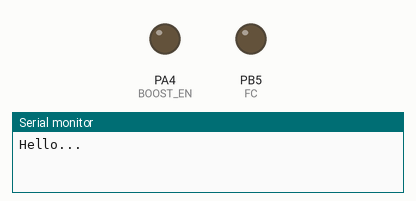
This sketch was run on a simulated STM32 Blue Pill. Parts: output pins drawn as LEDs (lit = HIGH), the last lines printed to the serial monitor. The local clock reads 2024-03-15 10:24:30 at power-on unless the sketch sets it; storage starts empty; random numbers use the default seed unless the sketch sets one; no MQTT or app messages arrive unless stated; pins used as bus, display or sensor lines are not drawn. At 37.1 s the program puts the board to deep sleep or switches it off; the recording ends there.

Above: at 0.1 s.
At 18.0 s:
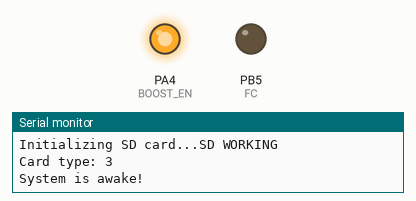
Timing chart, 0 to 35.6 s (numbered marks = the images above):
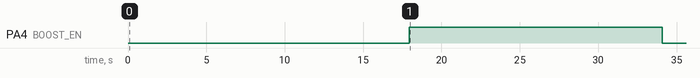

The sketch:

EC-M12-BC-C6-A_Connect_with_ThingsBoard.ino
```cpp
#include <STM32LowPower.h>
#include <ModbusMaster.h>
#include <Wire.h>
#include <Adafruit_ADS1X15.h>
#include "RTClib.h"
#include <SPI.h>
#include "SD.h"
#include <ArduinoJson.h>

#define TINY_GSM_MODEM_SIM7070

#define SerialMon Serial

#define GSM_AUTOBAUD_MIN 4800
#define GSM_AUTOBAUD_MAX 9600

// Define how you're planning to connect to the internet.
// This is only needed for this example, not in other code.
#define TINY_GSM_USE_GPRS true

#define GSM_PIN ""

const char* topic = "Values";
// Your GPRS credentials
const char apn[] = "dialogbb";
const char gprsUser[] = "";
const char gprsPass[] = "";

// ThingsBoard Cloud MQTT settings
const char* mqttServer = "mqtt.thingsboard.cloud";
const int mqttPort = 1883;
const char* accessToken = "4j75vwozt9cssfnqtxdv";  // Device token from ThingsBoard

#include <TinyGsmClient.h>
#include <PubSubClient.h>

// Just in case someone defined the wrong thing..
#if TINY_GSM_USE_GPRS && not defined TINY_GSM_MODEM_HAS_GPRS
#undef TINY_GSM_USE_GPRS
#undef TINY_GSM_USE_WIFI
#define TINY_GSM_USE_GPRS false
#define TINY_GSM_USE_WIFI true
#endif
#if TINY_GSM_USE_WIFI && not defined TINY_GSM_MODEM_HAS_WIFI
#undef TINY_GSM_USE_GPRS
#undef TINY_GSM_USE_WIFI
#define TINY_GSM_USE_GPRS true
#define TINY_GSM_USE_WIFI false
#endif


#define MAC_ADDRESS_SIZE 18 // Assuming MAC address is in format "XX:XX:XX:XX:XX:XX"
byte mac[6];

#define PUBLISH_INTERVAL 60000  // Publish interval in milliseconds (1 minute)


unsigned long lastPublishTime = 0;
unsigned long int mqtt_interval = 30000;

#ifdef DUMP_AT_COMMANDS
#include <StreamDebugger.h>
StreamDebugger debugger(Serial2, SerialMon);
TinyGsm modem(debugger);
#else
TinyGsm modem(Serial2);
#endif
TinyGsmClient client(modem);
PubSubClient mqtt(client);

uint32_t lastReconnectAttempt = 0;

#define RS485_RX PB7
#define RS485_TX PB6
#define FC PB5

#define SCL_PIN PA9
#define SDA_PIN PA10

#define GSM_POWER PC13
#define GSM_TX PA2
#define GSM_RX PA3

#define MISO_PIN PA6
#define MOSI_PIN PA7
#define SCLK_PIN PA5

#define BOOST_EN PA4

// SD Paramerters
#define SD_chipSelect PA0
Sd2Card card;
SdVolume volume;
SdFile root;

TwoWire Wire2(SDA_PIN, SCL_PIN);

//                      RX    TX
HardwareSerial Serial1(RS485_RX, RS485_TX);
HardwareSerial Serial2(GSM_RX, GSM_TX);

RTC_DS3231 rtc;
char daysOfTheWeek[7][12] = {"Sunday", "Monday", "Tuesday", "Wednesday", "Thursday", "Friday", "Saturday"};

Adafruit_ADS1115 ads1;
#define VOLTAGE_DIVIDER_RATIO 0.5
const float mA_Factor = 4.3115789 / 3269.826;

ModbusMaster node;

void preTransmission()
{
  digitalWrite(FC, 1);
}

void postTransmission()
{
  digitalWrite(FC, 0);
}

boolean mqttConnect() {
  SerialMon.print("Connecting to ThingsBoard MQTT... ");

  // Generate a random client ID
  String clientId = "STM32Client-" + String(random(0xFFFF), HEX);

  // Connect using access token as username and empty password
  if (mqtt.connect(clientId.c_str(), accessToken, "")) {
    SerialMon.println("connected!");
    return true;
  } else {
    SerialMon.print("failed, rc=");
    SerialMon.println(mqtt.state());
    return false;
  }
}


void setup() {
  Serial.begin(9600);
  pinMode(FC, OUTPUT);
  pinMode(GSM_POWER, OUTPUT);
  pinMode(BOOST_EN, OUTPUT);
  Serial.println("Hello...");
  delay(500);

  LowPower.begin();                   //Initiate low power mode

  Serial1.begin(9600);
  delay(100);
  Serial2.begin(9600);
  delay(100);

  node.begin(1, Serial1);                           //Slave ID as 1
  node.preTransmission(preTransmission);
  delay(10);
  node.postTransmission(postTransmission);


  SPI.begin();
  delay(1000);

  digitalWrite(GSM_POWER, HIGH);   // Set GSM_RESET pin HIGH to reset
  delay(200);                     // Hold reset for 200ms
  digitalWrite(GSM_POWER, LOW);  // Release reset
  delay(2000);

  SerialMon.println("Wait...");

  // Set GSM module baud rate
  TinyGsmAutoBaud(Serial2, GSM_AUTOBAUD_MIN, GSM_AUTOBAUD_MAX);
  delay(6000);

  SerialMon.println("Initializing modem...");
  modem.restart();

  String modemInfo = modem.getModemInfo();
  SerialMon.print("Modem Info: ");
  SerialMon.println(modemInfo);

#if TINY_GSM_USE_GPRS
  // Unlock your SIM card with a PIN if needed
  if (GSM_PIN && modem.getSimStatus() != 3) {
    modem.simUnlock(GSM_PIN);
  }
#endif

  SerialMon.print("Waiting for network...");
  if (!modem.waitForNetwork()) {
    SerialMon.println(" fail");
    delay(10000);
    return;
  }
  SerialMon.println(" success");

  if (modem.isNetworkConnected()) {
    SerialMon.println("Network connected");
  }

#if TINY_GSM_USE_GPRS
  SerialMon.print(F("Connecting to "));
  SerialMon.print(apn);
  if (!modem.gprsConnect(apn, gprsUser, gprsPass)) {
    SerialMon.println(" fail");
    delay(10000);
    return;
  }
  SerialMon.println(" success");

  if (modem.isGprsConnected()) {
    SerialMon.println("GPRS connected");
  }
#endif

  // MQTT Broker setup

  mqtt.setServer(mqttServer, mqttPort);
  mqtt.setKeepAlive(mqtt_interval / 1000);
  mqtt.setSocketTimeout(mqtt_interval / 1000);


  Wire2.begin();

  if (!ads1.begin(0x49)) {
    Serial.println("Failed to initialize ADS 1 .");
    while (1);
  }
  ads1.setGain(GAIN_ONE);  // 1x gain +/- 4.096V  (1 bit = 0.125mV)

  I2C_SCAN();
  delay(1000);

  RTC_Check();
  delay(1000);

  SD_CHECK();
  delay(1000);

}

void loop() {
  Serial.println("System is awake!");
  digitalWrite(BOOST_EN, HIGH);     // Enable RS485 / INA196 / Booster
  delay(5000);

  // Make sure we're still registered on the network
  if (!modem.isNetworkConnected()) {
    SerialMon.println("Network disconnected");
    if (!modem.waitForNetwork(180000L, true)) {
      SerialMon.println(" fail");
      delay(10000);
      return;
    }
    if (modem.isNetworkConnected()) {
      SerialMon.println("Network re-connected");
    }

#if TINY_GSM_USE_GPRS
    // and make sure GPRS/EPS is still connected
    if (!modem.isGprsConnected()) {
      SerialMon.println("GPRS disconnected!");
      SerialMon.print(F("Connecting to "));
      SerialMon.print(apn);
      if (!modem.gprsConnect(apn, gprsUser, gprsPass)) {
        SerialMon.println(" fail");
        delay(10000);
        return;
      }
      if (modem.isGprsConnected()) {
        SerialMon.println("GPRS reconnected");
      }
    }
#endif
  }

  if (!mqtt.connected()) {
    SerialMon.println("=== MQTT NOT CONNECTED ===");
    // Reconnect every 10 seconds
    uint32_t t = millis();
    if (t - lastReconnectAttempt > 10000L) {
      lastReconnectAttempt = t;
      if (mqttConnect()) {
        lastReconnectAttempt = 0;
      }
    }
    delay(100);
    return;
  }

  mqtt.loop();


  // === Read Modbus from XY-MD02 ===
  uint8_t result = node.readInputRegisters(0x0001, 2);// read Temp + Hum
  float temperature = NAN, humidity = NAN;

  if (result == node.ku8MBSuccess) {
    int16_t tempRaw = (int16_t)node.getResponseBuffer(0);   // signed
    uint16_t humRaw = node.getResponseBuffer(1);            // unsigned
    temperature = tempRaw / 10.0;
    humidity    = humRaw / 10.0;

    Serial.print("Temperature: "); Serial.println(temperature);
    Serial.print("Humidity: "); Serial.println(humidity);
  } else {
    Serial.println("Modbus read failed");
    Serial.println(result, HEX);
  }

  // Create JSON
  StaticJsonDocument<200> doc;
  doc["Temperature"] = temperature;
  doc["Humidity"] = humidity;

  String jsonString;
  serializeJson(doc, jsonString);

  String topic = "v1/devices/me/telemetry";
  mqtt.publish(topic.c_str(), jsonString.c_str());
  SerialMon.print("Published: ");
  SerialMon.println(jsonString);

  delay(2000);
  Serial.println("Entering low power mode...");

  SPI.end();
  delay(1000);
  Wire2.end();
  delay(1000);


  digitalWrite(BOOST_EN, LOW);
  delay(1000);

  // === Fully cut power to GSM ===
  digitalWrite(GSM_POWER, HIGH);  // Depending on your wiring, HIGH disables modem regulator
  delay(2000);

  // === Enter low power mode ===
  LowPower.shutdown(900000);


  //  digitalWrite(BOOST_EN, LOW);     // Disable RS485 / INA196 / Booster
  //  delay(1000);
  //  digitalWrite(GSM_POWER, HIGH);   // Turn off GSM
  //  delay(2000);
  //
  //  LowPower.shutdown(30000);

}

void displayTime(void) {
  DateTime now = rtc.now();

  Serial.print(now.year(), DEC);
  Serial.print('/');
  Serial.print(now.month(), DEC);
  Serial.print('/');
  Serial.print(now.day(), DEC);
  Serial.print(" ");
  Serial.print(daysOfTheWeek[now.dayOfTheWeek()]);

  Serial.print(now.hour(), DEC);
  Serial.print(':');
  Serial.print(now.minute(), DEC);
  Serial.print(':');
  Serial.print(now.second(), DEC);
  Serial.println();
  delay(1000);

}

void RTC_Check() {
  if (! rtc.begin()) {
    Serial.println("Couldn't find RTC");
  }
  else {
    if (rtc.lostPower()) {

      Serial.println("RTC lost power, lets set the time!");
      rtc.adjust(DateTime(F(__DATE__), F(__TIME__)));

    }

    int a = 1;
    while (a < 6)
    {
      displayTime();   // printing time function for oled
      a = a + 1;
    }
  }
}

void SD_CHECK() {
  Serial.print("\nInitializing SD card...");
  if (!card.init(SPI_HALF_SPEED, SD_chipSelect))
  { Serial.println("CARD NOT FOUND");
  }
  else
  {
    Serial.println("SD WORKING");
  }

  Serial.print("\nCard type: ");
  Serial.println(card.type());
  if (!volume.init(card)) {
    Serial.println("Could not find FAT16/FAT32 partition.\nMake sure you've formatted the card");
    return;
  }
  if (!SD.begin(SD_chipSelect)) {
    Serial.println("Card failed, or not present");
    // don't do anything more:
    return;
  }
}

void I2C_SCAN() {
  byte error, address;
  int deviceCount = 0;

  Serial.println("Scanning...");

  for (address = 1; address < 127; address++) {
    Wire2.beginTransmission(address);
    error = Wire2.endTransmission();

    if (error == 0) {
      Serial.print("I2C device found at address 0x");
      if (address < 16) {
        Serial.print("0");
      }
      Serial.print(address, HEX);
      Serial.println("  !");

      deviceCount++;
      delay(1);  // Wait for a moment to avoid overloading the I2C bus
    }
    else if (error == 4) {
      Serial.print("Unknown error at address 0x");
      if (address < 16) {
        Serial.print("0");
      }
      Serial.println(address, HEX);
    }
  }

  if (deviceCount == 0) {
    Serial.println("No I2C devices found\n");
  }
  else {
    Serial.println("Scanning complete\n");
  }
}
```

Measured:
- by itself, PA4 (BOOST_EN): LOW → HIGH at 18.0 s, → LOW 16.2 s later
